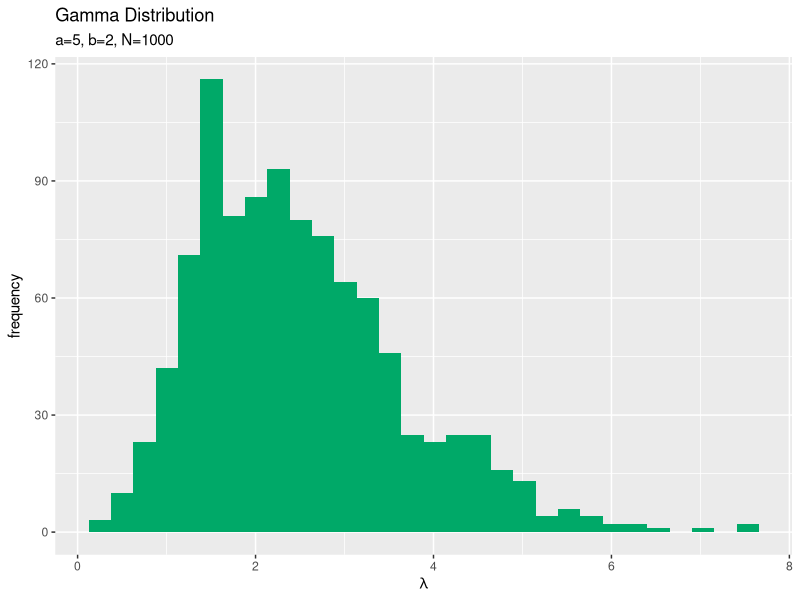
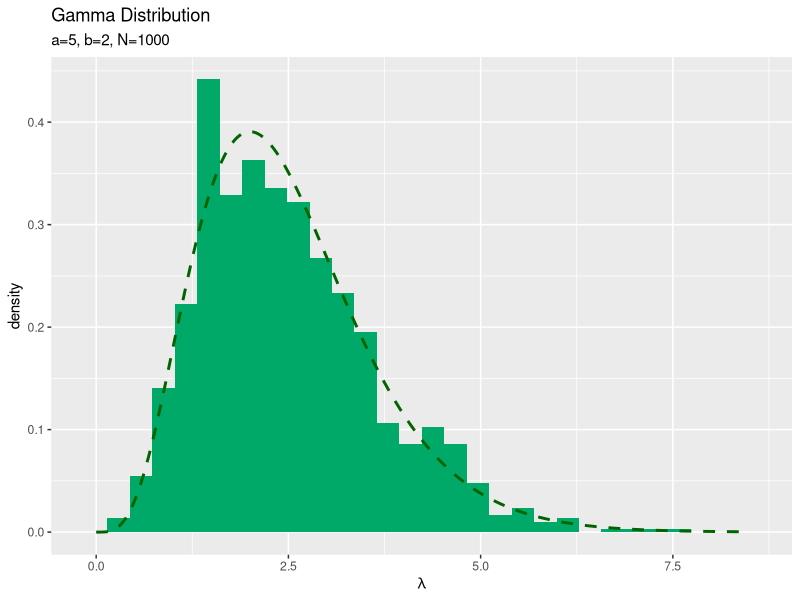

These charts were generated, in order, by the following R code:

# ガンマ分布 -------------------------------------------------------------------

# 乱数の生成


# パッケージの読込 ----------------------------------------------------------------

# 利用パッケージ
library(tidyverse)
library(gganimate)
library(patchwork)

# パッケージ名の省略用
library(ggplot2)


# 乱数の生成 -------------------------------------------------------------------

# パラメータを指定
a <- 5
b <- 2

# データ数(サンプルサイズ)を指定
N <- 1000


# ガンマ分布に従う乱数を生成
lambda_n <- rgamma(n = N, shape = a, rate = b)

# サンプルを格納
data_df <- tidyr::tibble(lambda = lambda_n)


# サンプルのヒストグラムを作成:度数
ggplot(data = data_df, mapping = aes(x = lambda, y = ..count..)) + # データ
  geom_histogram(fill = "#00A968", bins = 30) + # 度数
  labs(title = "Gamma Distribution", 
       subtitle = paste0("a=", a, ", b=", b, ", N=", N), 
       x = expression(lambda), y = "frequency") # ラベル


# lambdaの値を作成
lambda_vals <- seq(from = 0, to = max(lambda_n)+1, length.out = 250)

# ガンマ分布を計算
dens_df <- tidyr::tibble(
  lambda = lambda_vals, # 確率変数
  density = dgamma(x = lambda_vals, shape = a, rate = b) # 確率密度
)

# サンプルのヒストグラムを作成:密度
ggplot() + 
  geom_histogram(data = data_df, mapping = aes(x = lambda, y = ..density..), 
                 fill = "#00A968", bins = 30) + # 密度
  geom_line(data = dens_df, mapping = aes(x = lambda, y = density), 
            color = "darkgreen", size = 1, linetype = "dashed") + # 元の分布
  labs(title = "Gamma Distribution", 
       subtitle = paste0("a=", a, ", b=", b, ", N=", N), 
       x = expression(lambda), y = "density") # ラベル


# 乱数と分布の関係：アニメーションによる可視化 --------------------------------------------------

# パラメータを指定
a <- 5
b <- 2

# データ数(フレーム数)を指定
N <- 100


# ガンマ分布に従う乱数を生成
lambda_n <- rgamma(n = N, shape = a, rate = b)

# サンプルを複製して格納
anime_freq_df <- tibble::tibble(
  lambda = rep(lambda_n, times = N), # サンプル
  n = rep(1:N, times = N), # データ番号
  frame = rep(1:N, each = N) # フレーム番号
) |> # 全ての組み合わせを作成
  dplyr::filter(n <= frame) |> # サンプリング回数以前のサンプルを抽出
  dplyr::mutate(
    parameter = paste0("a=", a, ", b=", b, ", N=", frame) |> 
      factor(levels = paste0("a=", a, ", b=", b, ", N=", 1:N))
  ) # フレーム切替用ラベルを追加

# サンプルを格納
anime_data_df <- tidyr::tibble(
  lambda = lambda_n, # サンプル
  parameter = paste0("a=", a, ", b=", b, ", N=", 1:N) |> 
    factor(levels = paste0("a=", a, ", b=", b, ", N=", 1:N)) # フレーム切替用ラベル
)

# lambdaの値を作成
lambda_vals <- seq(from = 0, to = max(lambda_n)+1, length.out = 500)

# ガンマ分布を計算
dens_df <- tidyr::tibble(
  lambda = lambda_vals, # 確率変数
  density = dgamma(x = lambda_vals, shape = a, rate = b) # 確率密度
)


# サンプルのヒストグラムを作成:度数
anime_freq_graph <- ggplot() + 
  geom_histogram(data = anime_freq_df, mapping = aes(x = lambda, y = ..count..), 
                 breaks = seq(from = 0, to = max(lambda_vals), length.out = 30), 
                 fill = "#00A968") + # 度数
  geom_point(data = anime_data_df, mapping = aes(x = lambda, y = 0), 
             color = "orange", size = 5) + # サンプル
  gganimate::transition_manual(parameter) + # フレーム
  labs(title = "Gamma Distribution", 
       subtitle = "{current_frame}", 
       x = expression(lambda), y = "frequency") # ラベル

# サンプルのヒストグラムを作成:密度
anime_freq_graph <- ggplot() + 
  geom_histogram(data = anime_freq_df, mapping = aes(x = lambda, y = ..density..), 
                 breaks = seq(from = 0, to = max(lambda_vals), length.out = 30), 
                 fill = "#00A968") + # 密度
  geom_line(data = dens_df, mapping = aes(x = lambda, y = density), 
            color = "darkgreen", size = 1, linetype = "dashed") + # 元の分布
  geom_point(data = anime_data_df, mapping = aes(x = lambda, y = 0), 
             color = "orange", size = 5) + # サンプル
  gganimate::transition_manual(parameter) + # フレーム
  coord_cartesian(ylim = c(NA, max(dens_df[["density"]]*2))) + # 軸の表示範囲
  labs(title = "Gamma Distribution", 
       subtitle = "{current_frame}", 
       x = expression(lambda), y = "density") # ラベル

# gif画像を作成
gganimate::animate(anime_freq_graph, nframes = N, fps = 10, width = 800, height = 600)
